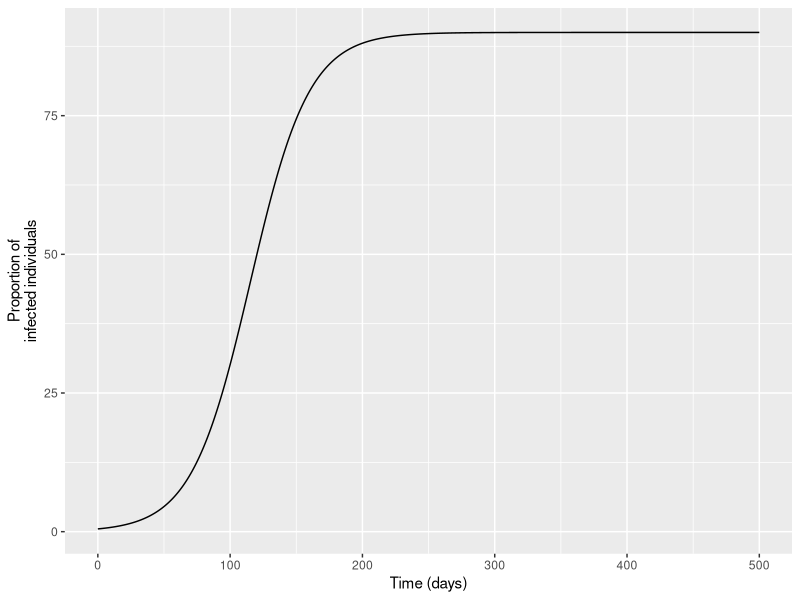
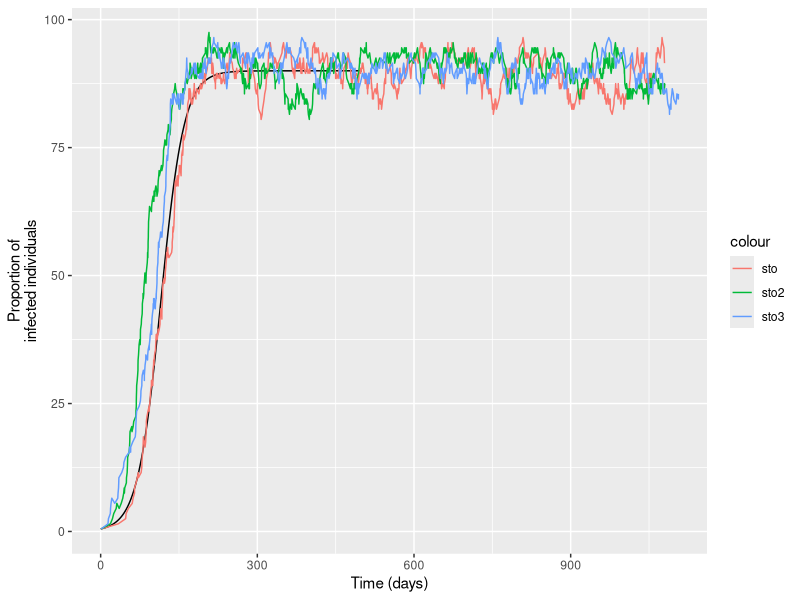
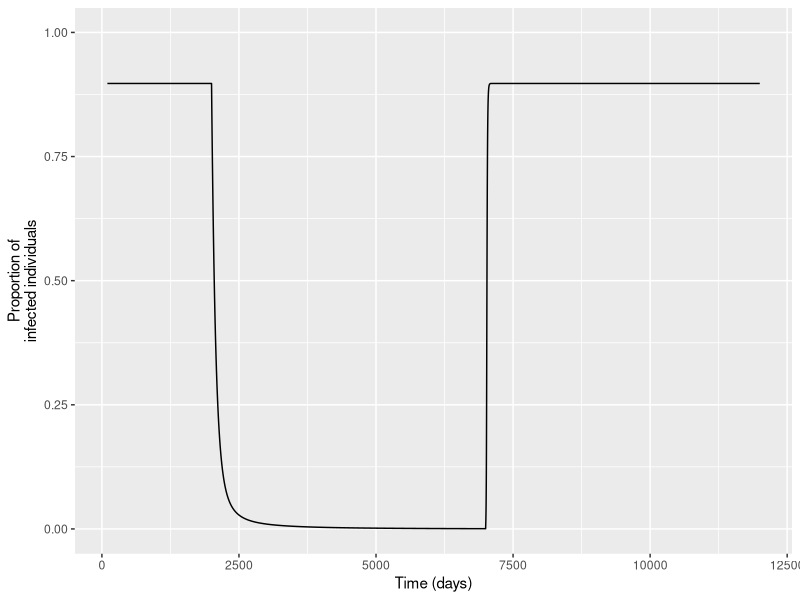

These charts were generated, in order, by the following R code:
library(deSolve)
library(ggplot2)

lambda=0.05 # Transmission rate 
r=1/200 # recovery rate in human
N=100 # Total Population 


theta_init =c("lambda"=lambda,"r"=r, "N"=N)


##SIR model Function 
# has three parameter time state parameter 


# First function 
SIS_deterministic<-function(t,x,parms){
  # version from Smith and McKenzie, 2004
  
  ## state variables 
  # the number of infected 
  # X is a vector I 
  Hi = x[1]
  
  ## parameter values
  lambda = parms["lambda"]
  r = parms["r"]
  N= parms["N"]
  
  ##variations
  dHi=lambda*(N-Hi)*Hi/N - r*Hi # Model defination 
  res  = c(dHi) 
  list(res)
}


# Second Function to simulate 
simulate_SIS=function(parameters, maxtime = 500){
  
  #parameters
  # Renaming 
  #parms = c(parameters["lambda"],parameters["r"], parameters["N"])
  
  #initial conditions
  init <- c(0.005*parameters["N"])  
  
  #simulation of the Ordinary Differential Equation
  # Initial variable time step for simulation the model 
  # Unit of time is in days 
  
  temps <- seq(0, maxtime) 
  solveSIS <- lsoda(y =init, times=temps, func = SIS_deterministic, 
                    parms = parameters)
  solutionSIS=as.data.frame(solveSIS)
  names(solutionSIS)=c("time","Hi")
  
  return(solutionSIS)
}



simul=simulate_SIS(parameters = theta_init)

ggplot(simul)+
  geom_line(aes(x=time, y=Hi))+ 
  labs(y="Proportion of\ninfected individuals", x="Time (days)")

##########################################################################################
# Stochastic Model 

simulate_SIS_stochastic=function(lambda, r, N, init, steps=1000){
  
  #initial conditions
  # 
  solution=data.frame(I=rep(NA,steps ), time=rep(NA,steps))
  solution[1,]=c(0.005*N,1)
  
  U1=runif(steps)
  U2=runif(steps)
  
# For loop 
  
  for(t in 2:steps){
    current_i=solution$I[t-1]
    rate_infect=lambda*current_i*(N-current_i)/N
    rate_recovery=r*current_i
    alpha0=rate_infect+rate_recovery
    if(alpha0>0){
      solution$time[t]=solution$time[t-1]+(1/alpha0)*log(1/U1[t])
      if(rate_infect/alpha0>U2[t]){
        solution$I[t]=solution$I[t-1]+1
      } else {
        solution$I[t]=solution$I[t-1]-1
        
      }
    } else {
      solution$I[t]=0
      solution$time[t]=solution$time[t-1]+1
    }
    
  }
  
  return(solution)
}


simul_sto=simulate_SIS_stochastic(lambda, r, N=N, init=50, steps=1000)
simul_sto2=simulate_SIS_stochastic(lambda, r, N=N, init=50, steps=1000)
simul_sto3=simulate_SIS_stochastic(lambda, r, N=N, init=50, steps=1000)


ggplot(simul)+
  geom_line(aes(x=time, y=Hi))+ 
  geom_line(data=simul_sto,aes(x=time, y=I, col="sto"))+ 
  geom_line(data=simul_sto2,aes(x=time, y=I, col="sto2"))+ 
  geom_line(data=simul_sto3,aes(x=time, y=I, col="sto3"))+ 
  labs(y="Proportion of\ninfected individuals", x="Time (days)")





library(deSolve)
library(ggplot2)

theta_before=c("m"=5,"a"=0.5,"b"=0.09, "c"=1,"p"=0.95,"v"=12, "r"=1/80)
theta_control=c("m"=0.05,"a"=0.5,"b"=0.09, "c"=1,"p"=0.95,"v"=12, "r"=1/80)


##SIR model
RossMacDonald<-function(t,x,parms){
  # version from Smith and McKenzie, 2004
  
  ## state variables
  Hi = x[1]
  Vi = x[2]
  
  ## parameter values
  m = parms["m"]
  a = parms["a"]
  b = parms["b"]
  c = parms["c"]
  p = parms["p"]
  v = parms["v"]
  r = parms["r"]
  g= -log(p)
  
  ##variations
  dHi=m*a*b*(1-Hi)*Vi - r*Hi
  dVi= a*c*Hi*(exp(-g*v)-Vi) - g*Vi
  res  = c(dHi, dVi)
  list(res)
}

simulate_RM=function(parameters, init,max_time){
  
  #parameters
  parms = c(parameters["m"],parameters["a"],
            parameters["b"],parameters["c"],
            parameters["p"],parameters["v"],
            parameters["r"])
  
  #simulation
  temps <- seq(0,max_time) 
  solveRM <- lsoda(y =init, times=temps, func = RossMacDonald, 
                   parms = parms)
  solutionRM=as.data.frame(solveRM)
  names(solutionRM)=c("time","Hi","Vi")
  
  return(solutionRM)
}

calculate_R0=function(parameters){
  return(c("R0"=as.numeric(parameters["m"]*(parameters["a"]^2)*parameters["b"]*parameters["c"]*(parameters["p"]^parameters["v"])/parameters["r"]/(-log(parameters["p"])))))
}

simul_before=simulate_RM(parameters = theta_before, init=c(0.5, 0.5),max_time = 2000)
simul_control=simulate_RM(parameters = theta_control, init=as.numeric(simul_before[2000,c(2,3)]), max_time = 5000)
simul_after=simulate_RM(parameters = theta_before, init=as.numeric(simul_control[2000,c(2,3)]), max_time = 5000)
simul_control$time=simul_control$time+2000
simul_after$time=simul_after$time+7000


calculate_R0(theta_before)
calculate_R0(theta_control)

ggplot(rbind(simul_before,simul_control, simul_after))+
  geom_line(aes(x=time, y=Hi))+ ylim(0,1)+xlim(100,NA)+
  labs(y="Proportion of\ninfected individuals", x="Time (days)")
